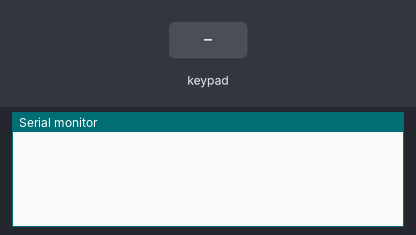
The sketch below on a simulated Arduino Uno, built with avr-gcc and run on an emulated ATmega328P. Parts: the last lines printed to the serial monitor. Inputs (shaded band) come from the test bench.

Above: at 1.2 s.
1.3 s: key '1' pressed
At 1.7 s:
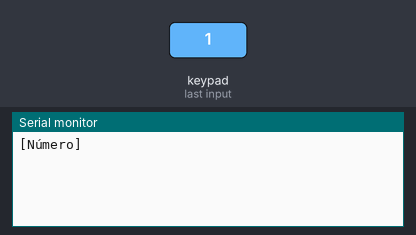
2.8 s: keypad keys 5 4 3 2 * pressed 0.4 s apart
At 5.2 s:
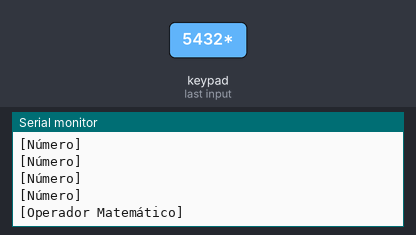
6.3 s: key '.' pressed
At 7.7 s:
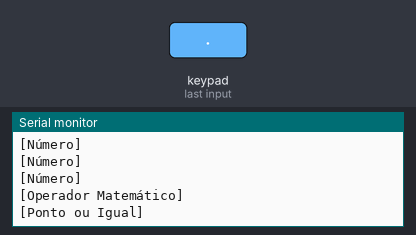

The sketch:

sketch.ino
```cpp
#include <Keypad.h>
#include <Servo.h>

/* Keypad setup - Begin */
const byte KEYPAD_ROWS = 4;
const byte KEYPAD_COLS = 4;
byte rowPins[KEYPAD_ROWS] = {5, 4, 3, 2};
byte colPins[KEYPAD_COLS] = {A3, A2, A1, A0};
char keys[KEYPAD_ROWS][KEYPAD_COLS] = {
  {'1', '2', '3', '+'},
  {'4', '5', '6', '-'},
  {'7', '8', '9', '*'},
  {'.', '0', '=', '/'}
};

Keypad keypad = Keypad(makeKeymap(keys), rowPins, colPins, KEYPAD_ROWS, KEYPAD_COLS);
/* Keypad setup - Finish */

void setup() {
  Serial.begin(9600);
}
void loop() {
  // Efetua a leitura do Teclado Matricial e armazena na variável "tecla"
  char tecla = keypad.getKey();
  if(tecla) {
    // Converte a tecla pressionada para inteiro e armazena na variável "val"
    int val = tecla - 48;
    // Verifica se é um número
    if(val >= 0 && val <= 9) {
      Serial.println("[Número]");
    }
    // Verifica se é um operador matemático
    else if(tecla == '+' || tecla == '-' || tecla == '*' || tecla == '/') {
      Serial.println("[Operador Matemático]");
    }
    else {
      Serial.println("[Ponto ou Igual]");
    }
  }
  // Aguarda 20 milissegundos
  delay(20);
}
```

Measured:
- after the input at 1.3 s, the serial monitor: prints a new line at once (image 1)
- after the input at 2.8 s, the serial monitor: prints a new line after 1.6 s (image 2)
- after the input at 6.3 s, the serial monitor: prints a new line at once (image 3)
